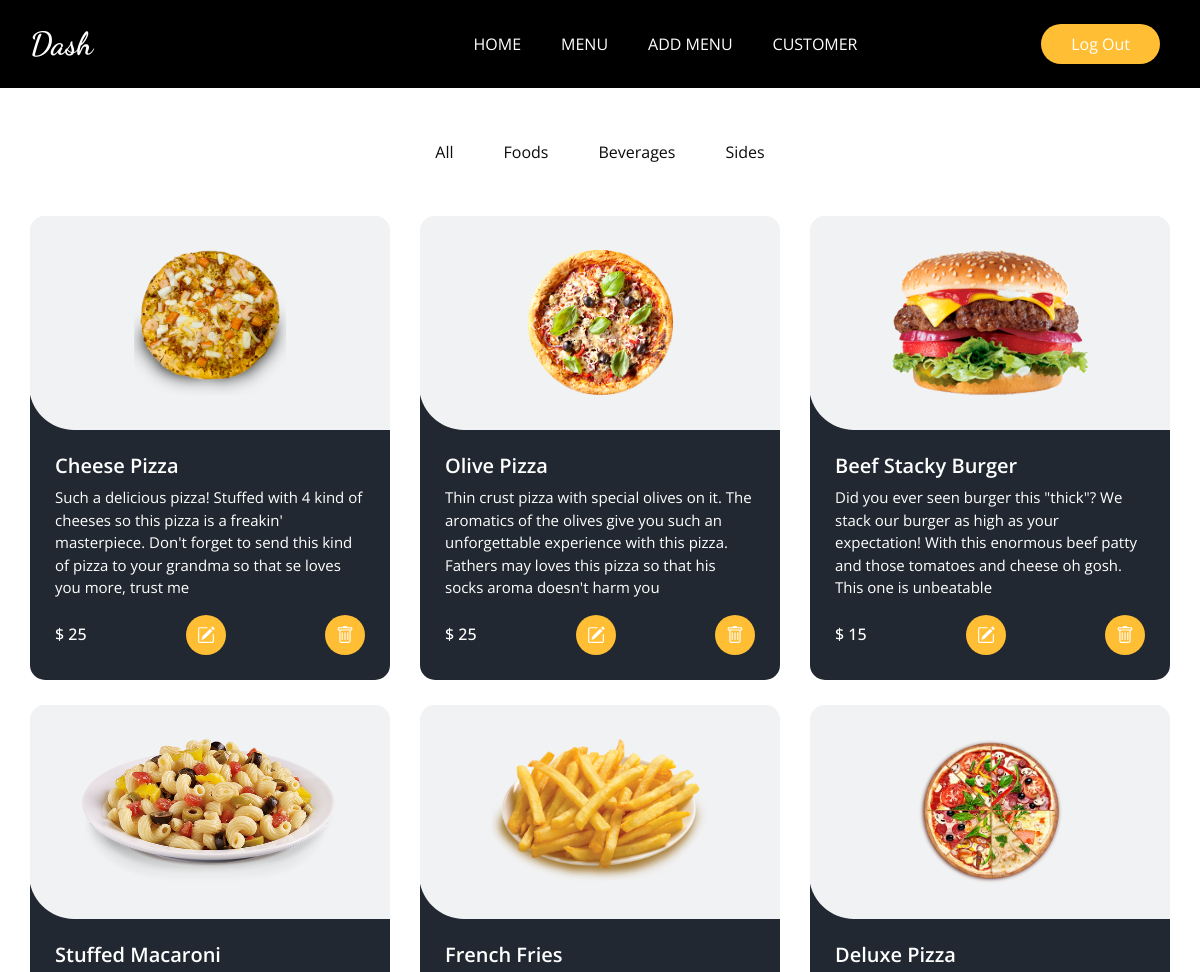
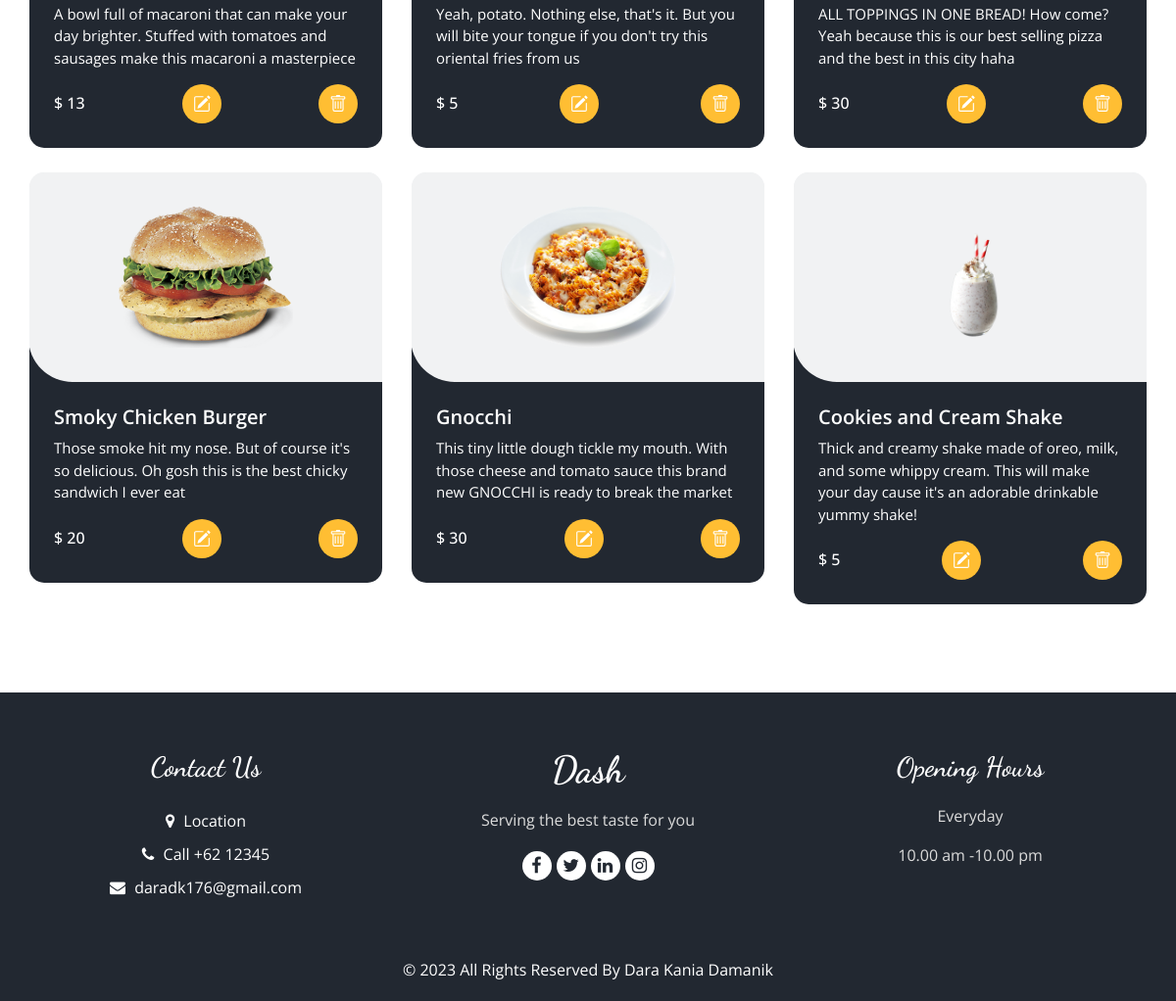
The page /menu-admin.php on the database its author committed (2 pictures, top to bottom).
### tables this page shows
CREATE TABLE `menu` (
  `id_menu` int(25) NOT NULL,
  `nama_menu` varchar(100) NOT NULL,
  `deskripsi` text NOT NULL,
  `harga` int(50) NOT NULL,
  `category` enum('Makanan','Minuman','Snack') NOT NULL,
  `gambar` varchar(50) NOT NULL
);

### menu-admin.php (the view, shortened to what this page needs)
<!DOCTYPE html>
<html>
<head>
    <link rel="stylesheet" type="text/css" href="css/bootstrap.css" />
    <link rel="stylesheet" type="text/css"
        href="https://cdnjs.cloudflare.com/ajax/libs/OwlCarousel2/2.3.4/assets/owl.carousel.min.css" />
    <link rel="stylesheet"
        href="https://cdnjs.cloudflare.com/ajax/libs/jquery-nice-select/1.1.0/css/nice-select.min.css"
 />
    <link href="css/font-awesome.min.css" rel="stylesheet" />
    <link href="css/style.css" rel="stylesheet" />
    <link href="css/responsive.css" rel="stylesheet" />
</head>
<header class="header_section" style="background-color: black">
    <div class="container">
        <nav class="navbar navbar-expand-lg custom_nav-container ">
            <a class="navbar-brand" href="index.php">
                <span>
                    Dash
                </span>
            </a>
            <div class="collapse navbar-collapse" id="navbarSupportedContent">
                <ul class="navbar-nav  mx-auto ">
                    <li class="nav-item">
                        <a class="nav-link" href="admin.php">Home</a>
                    </li>
                    <li class="nav-item">
                        <a class="nav-link" href="menu-admin.php">Menu</a>
                    </li>
                    <li class="nav-item">
                        <a class="nav-link" href="add-menu.php">Add Menu</a>
                    </li>
                    <li class="nav-item">
                        <a class="nav-link" href="customer.php">Customer</a>
                    </li>
                </ul>
                <div class="user_option">
                    <a href="logout.php" class="order_online">
                        Log Out
                    </a>
                </div>
            </div>
        </nav>
    </div>
</header>
<section class="food_section layout_padding-bottom">
    <div class="container">
        <ul class="filters_menu">
            <li data-filter="*">All</li>
            <li data-filter=".burger">Foods</li>
            <li data-filter=".pizza">Beverages</li>
            <li data-filter=".pasta">Sides</li>
        </ul>
        <div class="filters-content">
            <div class="row">
                <?php
                include "data.php";
                if ($_GET) {
                    $qry_menu = mysqli_query($conn, "select * from menu WHERE category='" . $_GET["category"] . "'");
                } else {
                    $qry_menu = mysqli_query($conn, "select * from menu");
                }
                while ($dt_menu = mysqli_fetch_array($qry_menu)) {
                    ?>
                    <div class="col-sm-6 col-lg-4 all pizza">
                        <div class="box">
                            <div>
                                <div class="img-box">
                                    <img src="images/<?= ($dt_menu['gambar']) ?>">
                                </div>
                                <div class="detail-box">
                                    <h5>
                                        <?= $dt_menu['nama_menu'] ?>
                                    </h5>
                                    <p>
                                        <?= $dt_menu['deskripsi'] ?>
                                    </p>
                                    <div class="options">
                                        <h6>
                                            $
                                            <?= $dt_menu['harga'] ?>
                                        </h6>
                                        <a class="edit_menu" href="edit-menu.php?id_menu=<?= $dt_menu['id_menu'] ?>">
                                        </a>
                                        <a href="delete-menu.php?id_menu=<?= $dt_menu['id_menu'] ?>">
                                        </a>
                                    </div>
                                </div>
                            </div>
                        </div>
                    </div>
                    <?php
                }
                ?>
            </div>
        </div>
    </div>
</section>
<?php
include "footer.php";
?>

### footer.php
<!DOCTYPE html>
<html>
<footer class="footer_section">
    <div class="container">
      <div class="row">
        <div class="col-md-4 footer-col">
          <div class="footer_contact">
            <h4>Contact Us</h4>
            <div class="contact_link_box">
              <a href="">
                <i class="fa fa-map-marker" aria-hidden="true"></i>
                <span>Location</span>
              </a>
              <a href="">
                <i class="fa fa-phone" aria-hidden="true"></i>
                <span>Call +62 12345</span>
              </a>
              <a href="">
                <i class="fa fa-envelope" aria-hidden="true"></i>
                <span>daradk176@gmail.com</span>
              </a>
            </div>
          </div>
        </div>
        <div class="col-md-4 footer-col">
          <div class="footer_detail">
            <a href="" class="footer-logo">Dash</a>
            <p>Serving the best taste for you</p>
            <div class="footer_social">
              <a href="">
                <i class="fa fa-facebook" aria-hidden="true"></i>
              </a>
              <a href="">
                <i class="fa fa-twitter" aria-hidden="true"></i>
              </a>
              <a href="">
                <i class="fa fa-linkedin" aria-hidden="true"></i>
              </a>
              <a href="">
                <i class="fa fa-instagram" aria-hidden="true"></i>
              </a>
            </div>
          </div>
        </div>
        <div class="col-md-4 footer-col">
          <h4>Opening Hours</h4>
          <p>Everyday</p>
          <p>10.00 am -10.00 pm</p>
        </div>
      </div>
      <div class="footer-info">
        <p>&copy; <span id="displayYear"></span> All Rights Reserved By Dara Kania Damanik</p>
      </div>
    </div>
  </footer>

### css/style.css (style rules this page uses)
.layout_padding-bottom { padding-bottom: 90px; }
a, a:hover, a:focus { text-decoration: none; }
.header_section { padding: 15px 0; }
.navbar-brand { font-family: 'Dancing Script', cursive; }
.navbar-brand span { font-weight: bold; font-size: 32px; color: #ffffff; }
.custom_nav-container { padding: 0; }
.custom_nav-container .navbar-nav { padding-left: 18%; }
.custom_nav-container .navbar-nav .nav-item .nav-link { padding: 5px 20px; color: #ffffff; text-align: center; text-transform: uppercase; border-radius: 5px; -webkit-transition: all 0.3s; transition: all 0.3s; }
.user_option { display: -webkit-box; display: -ms-flexbox; display: flex; -webkit-box-align: center; -ms-flex-align: center; align-items: center; }
.user_option a { margin: 0 10px; }
.user_option .order_online { display: inline-block; padding: 8px 30px; background-color: #ffbe33; color: #ffffff; border-radius: 45px; -webkit-transition: all 0.3s; transition: all 0.3s; border: none; }
.food_section .filters_menu { padding: 0; display: -webkit-box; display: -ms-flexbox; display: flex; -ms-flex-wrap: wrap; flex-wrap: wrap; -webkit-box-pack: center; -ms-flex-pack: center; justify-content: center; list-style-type: none; margin: 45px 0 20px 0; }
.food_section .filters_menu li { padding: 7px 25px; cursor: pointer; border-radius: 25px; }
.food_section .box { position: justify; margin-top: 25px; background-color: #ffffff; border-radius: 10px; color: #ffffff; border-radius: 15px; overflow: hidden; background: linear-gradient(to bottom, #f1f2f3 25px, #222831 25px); }
.food_section .box .img-box { background: #f1f2f3; display: -webkit-box; display: -ms-flexbox; display: flex; -webkit-box-pack: center; -ms-flex-pack: center; justify-content: center; -webkit-box-align: center; -ms-flex-align: center; align-items: center; height: 215px; border-radius: 0 0 0 45px; margin: -1px; padding: 25px; }
.food_section .box .img-box img { max-width: 100%; max-height: 145px; -webkit-transition: all .2s; transition: all .2s; }
.food_section .box .detail-box { padding: 25px; }
.food_section .box .detail-box h5 { font-weight: 600; }
.food_section .box .detail-box p { font-size: 15px; }
.food_section .box .detail-box h6 { margin-top: 10px; }
.food_section .box .options { display: -webkit-box; display: -ms-flexbox; display: flex; -webkit-box-pack: justify; -ms-flex-pack: justify; justify-content: space-between; }
.food_section .box .options a { width: 40px; height: 40px; border-radius: 100%; background: #ffbe33; display: -webkit-box; display: -ms-flexbox; display: flex; -webkit-box-pack: center; -ms-flex-pack: center; justify-content: center; -webkit-box-align: center; -ms-flex-align: center; align-items: center; }
.food_section .box .options a svg { width: 18px; height: auto; fill: #ffffff; }
.footer_section { background-color: #222831; color: #ffffff; padding: 60px 0 20px 0; text-align: center; }
.footer_section h4 { font-size: 28px; }
.footer_section h4, .footer_section .footer-logo { font-weight: 600; margin-bottom: 20px; font-family: 'Dancing Script', cursive; }
.footer_section p { color: #dbdbdb; }
.footer_section .footer-col { margin-bottom: 30px; }
.footer_section .footer_contact .contact_link_box { display: -webkit-box; display: -ms-flexbox; display: flex; -webkit-box-orient: vertical; -webkit-box-direction: normal; -ms-flex-direction: column; flex-direction: column; }
.footer_section .footer_contact .contact_link_box a { margin: 5px 0; color: #ffffff; }
.footer_section .footer_contact .contact_link_box a i { margin-right: 5px; }
.footer_section .footer-logo { display: block; font-weight: bold; font-size: 38px; line-height: 1; color: #ffffff; }
.footer_section .footer_social { display: -webkit-box; display: -ms-flexbox; display: flex; -webkit-box-pack: center; -ms-flex-pack: center; justify-content: center; margin-top: 20px; margin-bottom: 10px; }
.footer_section .footer_social a { display: -webkit-box; display: -ms-flexbox; display: flex; -webkit-box-pack: center; -ms-flex-pack: center; justify-content: center; -webkit-box-align: center; -ms-flex-align: center; align-items: center; color: #222831; width: 30px; height: 30px; border-radius: 100%; background-color: #ffffff; border-radius: 100%; margin: 0 2.5px; font-size: 18px; }
.footer_section .footer-info { text-align: center; margin-top: 25px; }
.footer_section .footer-info p { color: #ffffff; margin: 0; }

### css/responsive.css (style rules this page uses)
@media (min-width: 1200px) { .container { max-width: 1170px; } }

### rows shown on the page
menu: gambar (picture), nama_menu "Cheese Pizza", deskripsi "Such a delicious pizza! Stuffed with 4 kind of cheeses so this pizza is a freakin' masterpiece. Don't forget to send this kind of pizza to your grandma so that se loves you more, trust me", harga "25"
menu: gambar (picture), nama_menu "Olive Pizza", deskripsi "Thin crust pizza with special olives on it. The aromatics of the olives give you such an unforgettable experience with this pizza. Fathers may loves this pizza so that his socks aroma doesn't harm you", harga "25"
menu: gambar (picture), nama_menu "Beef Stacky Burger", deskripsi "Did you ever seen burger this \"thick\"? We stack our burger as high as your expectation! With this enormous beef patty and those tomatoes and cheese oh gosh. This one is unbeatable", harga "15"
menu: gambar (picture), nama_menu "Stuffed Macaroni", deskripsi "A bowl full of macaroni that can make your day brighter. Stuffed with tomatoes and sausages make this macaroni a masterpiece", harga "13"
menu: gambar (picture), nama_menu "French Fries", deskripsi "Yeah, potato. Nothing else, that's it. But you will bite your tongue if you don't try this oriental fries from us", harga "5"
menu: gambar (picture), nama_menu "Deluxe Pizza", deskripsi "ALL TOPPINGS IN ONE BREAD! How come? Yeah because this is our best selling pizza and the best in this city haha", harga "30"
menu: gambar (picture), nama_menu "Smoky Chicken Burger", deskripsi "Those smoke hit my nose. But of course it's so delicious. Oh gosh this is the best chicky sandwich I ever eat", harga "20"
menu: gambar (picture), nama_menu "Gnocchi", deskripsi "This tiny little dough tickle my mouth. With those cheese and tomato sauce this brand new GNOCCHI is ready to break the market", harga "30"
menu: gambar (picture), nama_menu "Cookies and Cream Shake", deskripsi "Thick and creamy shake made of oreo, milk, and some whippy cream. This will make your day cause it's an adorable drinkable yummy shake!", harga "5"
